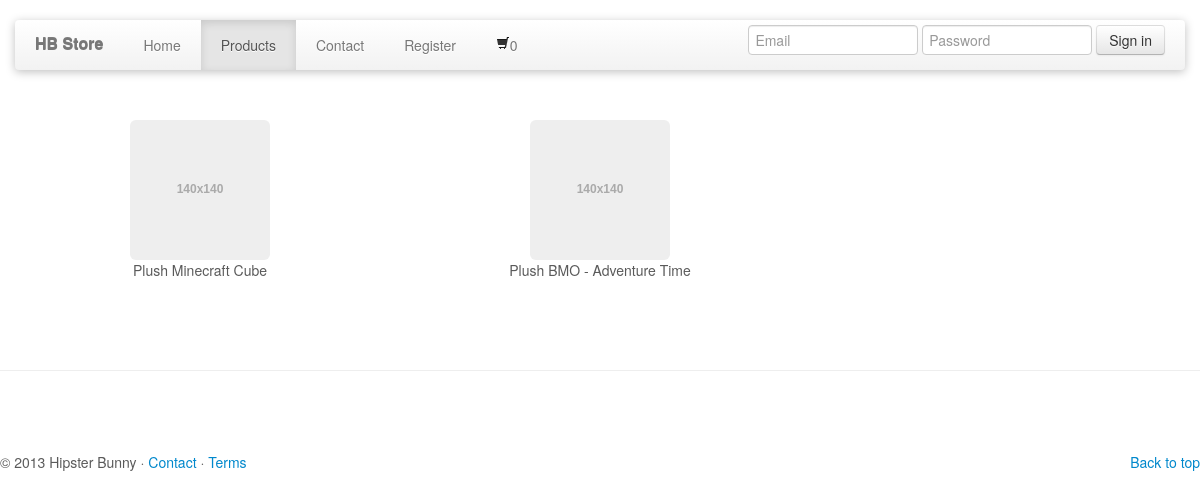
Screenshot of /Emely/store/products.php with the database file from the repository.
### tables this page shows
CREATE TABLE IF NOT EXISTS `homeInfo` (
  `ID` int(10) NOT NULL AUTO_INCREMENT,
  `brand` varchar(50) NOT NULL,
  `headline1` varchar(100) NOT NULL,
  `lead1` varchar(500) NOT NULL,
  `button1` varchar(30) NOT NULL,
  `href1` varchar(50) NOT NULL DEFAULT '#',
  `img1` varchar(50) NOT NULL,
  `headline2` varchar(100) NOT NULL,
  `lead2` varchar(500) NOT NULL,
  `button2` varchar(30) NOT NULL,
  `href2` varchar(50) NOT NULL DEFAULT '#',
  `img2` varchar(50) NOT NULL,
  `headline3` varchar(100) NOT NULL,
  `lead3` varchar(500) NOT NULL,
  `button3` varchar(30) NOT NULL,
  `href3` varchar(50) NOT NULL DEFAULT '#',
  `img3` varchar(50) NOT NULL,
  `featureHead1` varchar(50) NOT NULL,
  `featureFoot1` varchar(50) NOT NULL,
  `featureLead1` varchar(500) NOT NULL,
  `featureImg1` varchar(50) NOT NULL,
  `featureHead2` varchar(50) NOT NULL,
  `featureFoot2` varchar(50) NOT NULL,
  `featureLead2` varchar(500) NOT NULL,
  `featureImg2` varchar(50) NOT NULL,
  PRIMARY KEY (`ID`)
);

CREATE TABLE IF NOT EXISTS `products` (
  `ID` int(10) NOT NULL AUTO_INCREMENT,
  `productName` varchar(100) NOT NULL,
  `price` decimal(10,2) unsigned NOT NULL,
  `stockCount` int(10) unsigned NOT NULL,
  `shipping` decimal(10,2) unsigned NOT NULL,
  `imgPath1` varchar(110) DEFAULT NULL,
  `imgPath2` varchar(110) DEFAULT NULL,
  `imgPath3` varchar(110) DEFAULT NULL,
  `imgThumb` varchar(110) DEFAULT NULL,
  `description` varchar(2000) NOT NULL,
  `weight` varchar(20) NOT NULL,
  `dimension` varchar(20) NOT NULL,
  `numOfViews` int(20) NOT NULL DEFAULT '0',
  `monthAdded` int(2) NOT NULL,
  `yearAdded` int(4) NOT NULL,
  PRIMARY KEY (`ID`),
  UNIQUE KEY `productName` (`productName`)
);

### Emely/store/products.php (the view, shortened to what this page needs)
<!DOCTYPE html>
<html lang="en">
  <head>
    <link href="assets/css/style.css" rel="stylesheet">
    <link href="assets/css/bootstrap-responsive.css" rel="stylesheet">
  </head>
  <body>
<?php
  require ('../connect.php');
?>
    <div class="navbar-wrapper">
      <div class="container">
        <div class="navbar">
          <div class="navbar-inner">
            <a class="brand" href="index.php">
<?php
$id = 2;
$query = $link->query("SELECT brand FROM homeInfo WHERE ID = $id");
if ($query) {
  while ($row = $query->fetch_assoc()) {
    echo $row["brand"];
  }
}
?>          </a>
            <div class="nav-collapse collapse">
              <ul class="nav">
                <li ><a href="index.php">Home</a></li>
                <li class="active"><a href="#">Products</a></li>
                <li><a href="#contactModal" data-toggle="modal">Contact</a></li>
                <li><a href="#registerModal" data-toggle="modal">Register</a></li>
                <li><a href="#cart"><i class="icon-shopping-cart"></i>0</a></li>
              </ul>
              <form class="navbar-form pull-right">
                <input class="span2" type="text" placeholder="Email">
                <input class="span2" type="password" placeholder="Password">
                <button type="submit" class="btn">Sign in</button>
              </form>
            </div>
          </div>
        </div>
      </div>
    </div>
    <div class="container marketing products">
<?php
$query = $link->query("SELECT ID, productName, imgThumb FROM products");
if ($query) {
  $count = 0;
  while ($row = $query->fetch_assoc()) {
    if ($count%3 == 0) {
      echo '<div class="row">';
    }
    echo '<div class="span4">';
    echo '<a href="showProduct.php?ID='.$row["ID"].'""> <img class="img-rounded" data-src="holder.js/140x140"></a>';
    echo '<p alt="showProduct.php?ID='.$row["ID"].'">' . $row["productName"] . '</p></div>';
    $count = $count + 1;
  }
  if ($count%3 != 0) {
    echo '</div>';
  }
}
?>
    </div>
      <hr class="featurette-divider">
      <footer>
        <p class="pull-right"><a href="#">Back to top</a></p>
        <p>&copy; 2013 Hipster Bunny &middot; <a href="#contactModal" data-toggle="modal">Contact</a> &middot; <a href="#">Terms</a></p>
      </footer>
  </body>
</html>

### Emely/store/assets/css/style.css (style rules this page uses)
body { padding-bottom: 40px; color: #5a5a5a; }
.navbar-wrapper { position: absolute; top: 0; left: 0; right: 0; z-index: 10; margin-top: 20px; margin-bottom: -90px; }
.navbar .navbar-inner { border: 0; -webkit-box-shadow: 0 2px 10px rgba(0,0,0,.25); -moz-box-shadow: 0 2px 10px rgba(0,0,0,.25); box-shadow: 0 2px 10px rgba(0,0,0,.25); }
.navbar .brand { padding: 14px 20px 16px; font-size: 16px; font-weight: bold; text-shadow: 0 -1px 0 rgba(0,0,0,.5); }
.navbar .nav > li > a { padding: 15px 20px; }
.marketing .span4 { text-align: center; }
.marketing .span4 p { margin-left: 10px; margin-right: 10px; }
.container.marketing.products { margin-top: 120px; }
.featurette-divider { margin: 80px 0; }

### rows the page displays
homeinfo: brand "HB Store"
products: productName "Plush Minecraft Cube"
products: productName "Plush BMO - Adventure Time"
